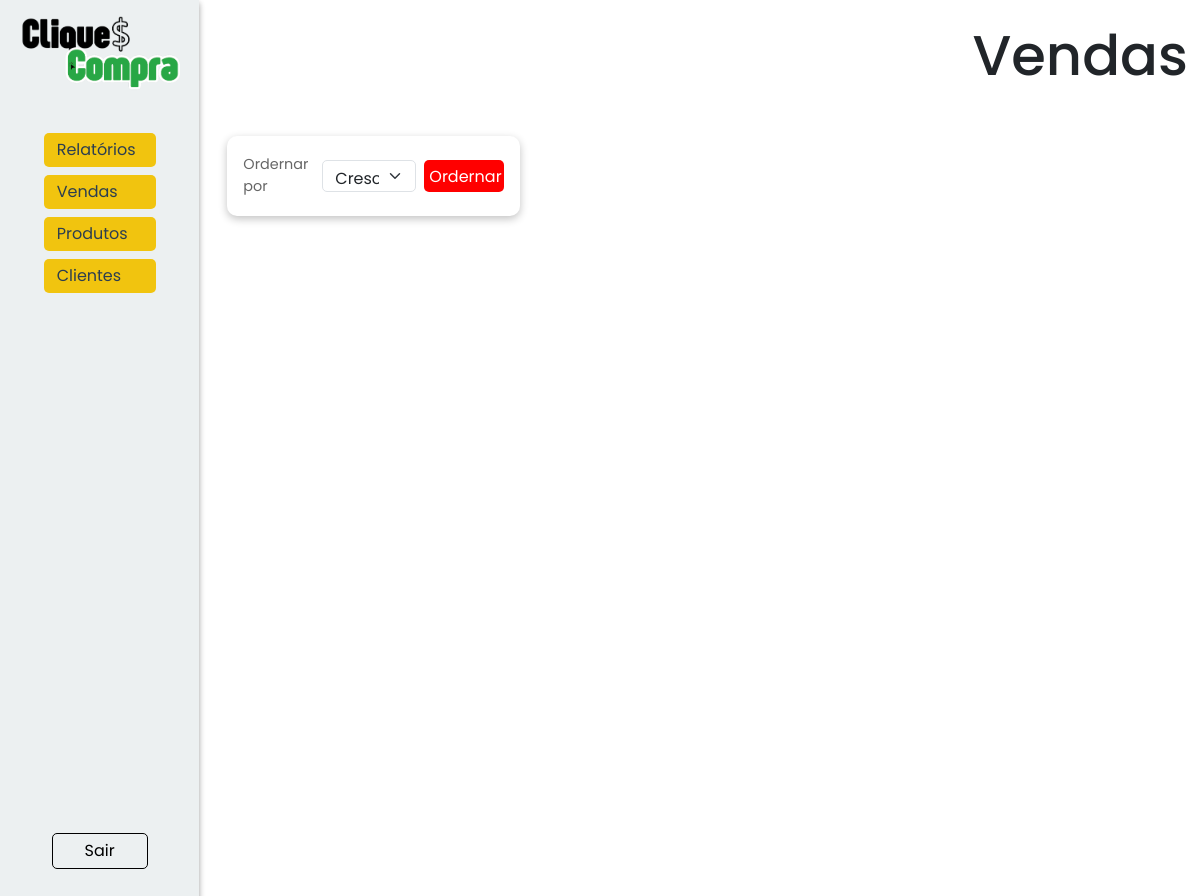
Page /vendas/ (signed in) on the earlier database version.
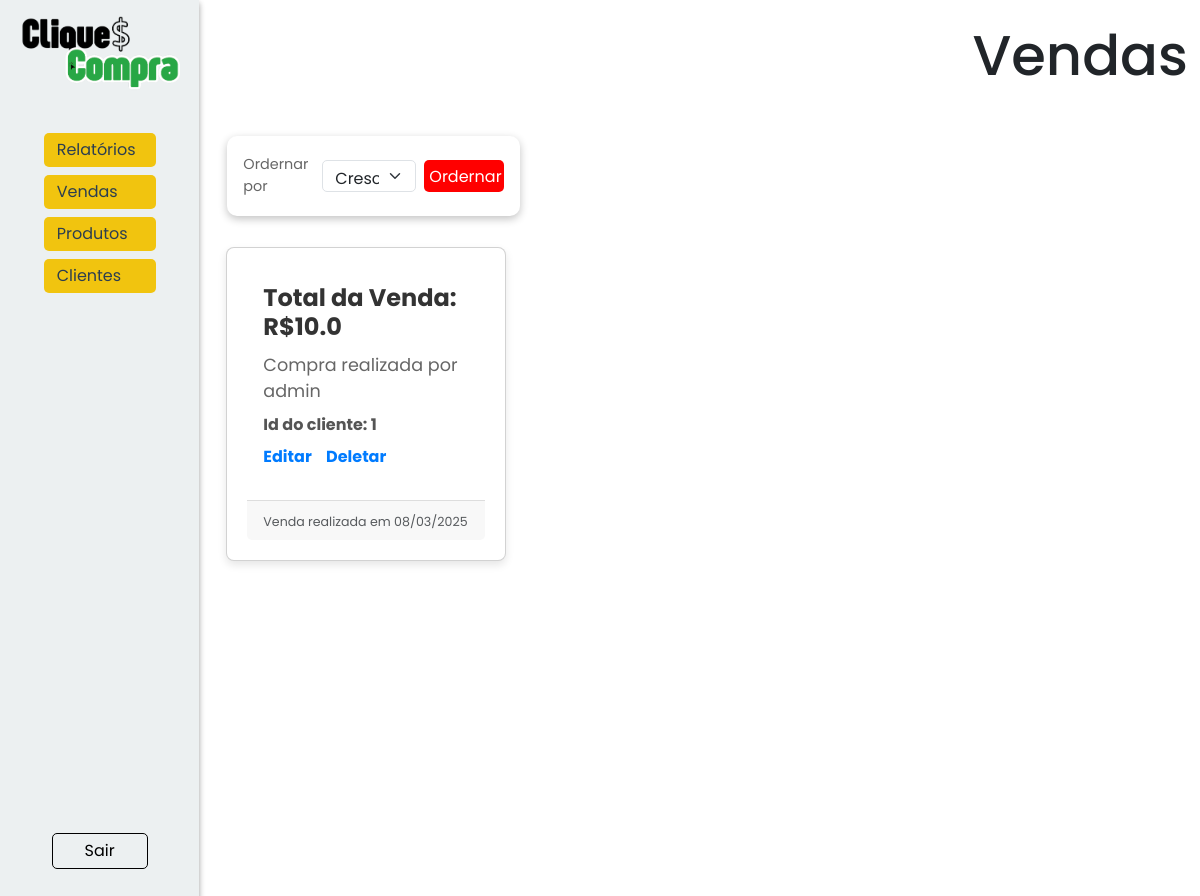
Same page on the later database version.
### models/vendas.py (models this page shows, shortened)
class Venda(Base):
    __tablename__ = 'tb_vendas'
    ven_id: Mapped[int] = mapped_column(primary_key=True, autoincrement=True)
    ven_data: Mapped[str] = mapped_column(nullable=False)
    ven_total: Mapped[float] = mapped_column(nullable=False)
    ven_cli_id: Mapped[int] = mapped_column(ForeignKey('tb_clientes.cli_id'))
    clientes: Mapped[List["Cliente"]] = relationship("Cliente", back_populates='vendas')
    ven_usuario: Mapped[str] = mapped_column(nullable=False)

### models/clientes.py (models this page shows, shortened)
class Cliente(Base, UserMixin):
    __tablename__ = 'tb_clientes'
    cli_id:Mapped[int] = mapped_column(primary_key = True, autoincrement=True)
    cli_nome:Mapped[str] = mapped_column(nullable=False)
    cli_email:Mapped[str] = mapped_column(unique = True, nullable=False)
    cli_telefone:Mapped[str] = mapped_column(nullable=False)
    cli_endereco:Mapped[str] = mapped_column(nullable=False)
    cli_senha:Mapped[str] = mapped_column(nullable=False)
    cli_tipo:Mapped[str] = mapped_column(nullable=False)
    vendas: Mapped[list["Venda"]] = relationship("Venda", back_populates="clientes", cascade="all, delete-orphan")
    @classmethod
    def find(cls, **kwargs):
        if 'email' in kwargs:
            return session.query(cls).filter_by(cli_email=kwargs['email']).first() #SELECT * FROM tb_clientes WHERE cli_email = email
        elif 'id' in kwargs:
            return session.query(cls).filter_by(cli_id=kwargs['id']).first() #SELECT * FROM tb_clientes WHERE cli_id = id
        else:
            raise AttributeError('A busca deve ser feita por email ou id.')
    @classmethod
    def all(cls, ordem = "crescente"):
        if ordem == "crescente":
            direcao = "ASC"
        elif ordem == "decrescente":
            direcao = "DESC"
        sql = text(f"SELECT * FROM tb_clientes ORDER BY cli_nome {direcao}")
        clientes = session.execute(sql).fetchall()
        return clientes

### controllers/vendas.py (the view)
@venda_bp.route('/', methods=['POST', 'GET'])
@login_required
@role_required("admin")
def view():
    if request.method == 'POST':
        ordem = request.form['ordem']
        vendas = Venda.all(ordem=ordem)
    elif request.method == 'GET':
        sql = text(f"SELECT * FROM tb_vendas JOIN tb_clientes ON ven_cli_id = cli_id")
        vendas = session.execute(sql)
    return render_template('vendas/view.html', vendas = vendas)

### controllers/clientes.py (called while the page is built)
@login_manager.user_loader
def load_user(user_id):
    return Cliente.find(id=user_id)

### templates/vendas/view.html (shortened to what this page needs)
{% extends "model.html" %}
{% block head_extras %}
<link rel="stylesheet" href="{{ url_for('static', filename='style/model.css') }}">
<link rel="stylesheet" href="{{ url_for('static', filename='style/itens.css') }}">
{% endblock %}
{% block content %}
<nav class="nav-reg">
    <img src="../../static/assets/cliqueconta.png" alt="Logo do CliqueCompra">
    <div class="links">
        <div class="links-nav">
            {% if current_user.cli_tipo == 'admin' %}
            <div class="dropdown">
                <button class="dropdown-button" onclick="toggleDropdown('relatorios-menu')">
                    Relatórios
                </button>
            </div>
            <div class="dropdown">
                <button class="dropdown-button" onclick="toggleDropdown('vendas-menu')">
                    Vendas
                </button>
            </div>
            {% endif %}
            <div class="dropdown">
                {% if current_user.cli_tipo == 'admin' %}
                <button class="dropdown-button" onclick="toggleDropdown('produtos-menu')">
                    Produtos</button>
            </div>
                {% endif %}
            {% if current_user.cli_tipo == 'admin' %}
            <div class="dropdown">
                <button class="dropdown-button" onclick="toggleDropdown('clientes-menu')">
                    Clientes
                </button>
            </div>
            {% endif %}
        </div>
        <a class='sair' href="{{url_for('cliente.logout')}}">Sair</a>
    </div>
</nav>
<div class="container">
    <header>
        <div class="titlepage">
            <h1>Vendas</h1>
        </div>
        <div class="filtro p-v">
            <span>Ordernar por</span>
            <form action="{{url_for('venda.view')}}" method="post">
                <select name="ordem" id="filtro-cli" class="form-select">
                    <option value="crescente">Crescente</option>
                </select>
                <button type="submit">Ordernar</button>
            </form>
        </div>
    </header>
    <div class="row row-cols-1 row-cols-md-3 g-4">
        {%if vendas%}
            {% for venda in vendas %}
            <div class="col venda">
                <div class="card venda">
                    <div class="card-body venda">
                    <h5 class="card-title venda">Total da Venda: R${{venda.ven_total}}</h5>
                    <p class="card-text venda">Compra realizada por {{venda.cli_nome}}</p>
                    <h6 class="card-subtitle venda">Id do cliente: {{venda.cli_id}}</h6>
                    {%  if current_user.cli_tipo == 'admin'  %}
                        <div class="links-p venda">
                            <a href="{{url_for('venda.edit', venda_id=venda.ven_id)}}">Editar</a>
                            <a href="#" onclick="return confirmarDeletar('{{url_for('venda.remove', venda_id=venda.ven_id)}}')">Deletar</a>
                        </div>
                    {% endif %}
                    </div>
                    <div class="card-footer venda">
                        <small class="text-body-secondary venda">Venda realizada em {{venda.ven_data.split('-')[2]}}/{{venda.ven_data.split('-')[1]}}/{{venda.ven_data.split('-')[0]}}</small>
                    </div>
                </div>
                </div>
            {% endfor %}
        {%else%}
            <h1>Nada foi vendido ainda :(</h1>
        {%endif%}
    </div>
</div>
{% endblock %}

### templates/model.html (shortened to what this page needs)
<!DOCTYPE html>
<html lang="en">
<head>
    <link rel="stylesheet" href="https://cdn.jsdelivr.net/npm/bootstrap@5.3.3/dist/css/bootstrap.min.css">
    {% block head_extras %}
    {% endblock %}
</head>
<body>
    {% block content %}{% endblock %}
</body>
</html>

### static/style/model.css (style rules this page uses)
* { padding: 0; margin: 0; box-sizing: border-box; font-family: "Poppins", serif; }
body { display: flex; min-width: 100vw; min-height: 100vh; height: auto; background-color: #FFFFFF; }
.dropdown { width: 100%; display: flex; flex-direction: column; align-items: center; justify-content: center; }

### static/style/itens.css (style rules this page uses)
.card { background: #fff; border-radius: 8px; box-shadow: 0 4px 8px rgba(0, 0, 0, 0.1); padding: 20px; margin: 15px; transition: transform 0.2s, box-shadow 0.2s; }
.card-title { font-size: 2rem; color: #333; margin-bottom: 10px; }
.card-text { font-size: 1rem; color: #555; margin-bottom: 15px; }
.card-subtitle { font-size: 1.2rem; font-weight: bold; color: #28a745; margin-bottom: 10px; }
.links-p { margin-top: 15px; }
.links-p a { text-decoration: none; color: #007bff; font-weight: bold; margin-right: 10px; transition: color 0.2s; }
span { font-size: 0.9rem; color: #666; }
.card-title.venda { font-size: 1.5rem; font-weight: bold; color: #333; }
.card-subtitle.venda { font-size: 1rem; color: #555; }
.card-text.venda { font-size: 1.1rem; color: #666; }
.card-footer.venda { margin-top: 15px; padding-top: 10px; border-top: 1px solid #ddd; font-size: 0.9rem; color: #888; }
.links-p.venda { margin-top: 10px; }
.links-p.venda a { text-decoration: none; color: #007bff; font-weight: bold; margin-right: 10px; transition: color 0.2s; }

Differences in the rows shown:
added Venda: ven_total "10.0", cli_nome "admin", cli_id "1", ven_data "08", ven_data "03", ven_data "2025"
